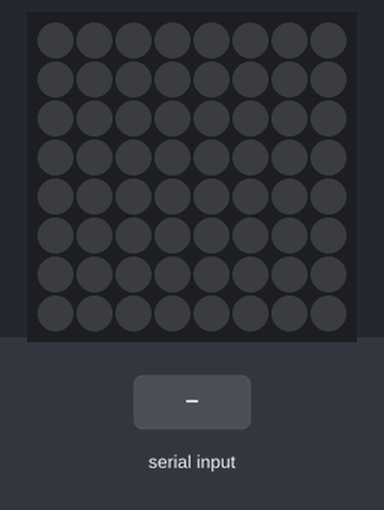
Bench run of a sketch on a simulated Arduino Uno, built with avr-gcc and run on an emulated ATmega328P. On the bench: 8×8 RGB LED matrix (first LED top left, wired row by row). The test bench sets the inputs (shaded band). Dim RGB values are drawn brighter than linear; what the sketch prints to the serial monitor is not drawn.

Above: at 1.2 s.
1.3 s: "1\n" received over Serial
At 1.55 s:
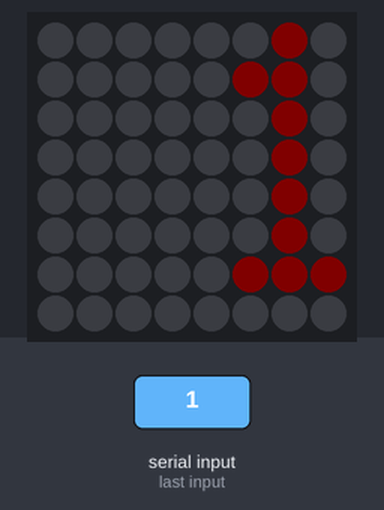
At 1.9 s:
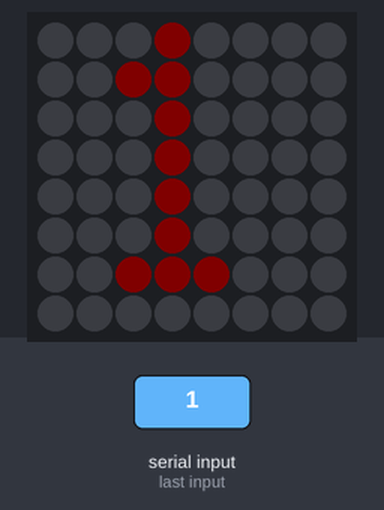
3.3 s: byte 10 ('\n') received over Serial
Timing chart, 0 to 6.3 s (numbered marks = the images above; inputs shaded):
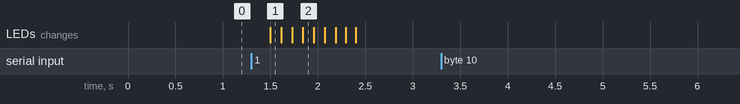

The sketch:

twitter_arduino.ino
```cpp
#include <Adafruit_GFX.h>
#include <Adafruit_NeoMatrix.h>
#include <Adafruit_NeoPixel.h>
#define PIN 6

#ifndef PSTR
 #define PSTR // Make Arduino Due happy
#endif

Adafruit_NeoMatrix matrix = Adafruit_NeoMatrix(8, 8, PIN,
NEO_MATRIX_TOP     + NEO_MATRIX_RIGHT +
NEO_MATRIX_COLUMNS + NEO_MATRIX_PROGRESSIVE,
NEO_GRB            + NEO_KHZ800);

const uint16_t colors = matrix.Color(255, 0, 0);
int x = matrix.width();
char inData[1200] = {};  // Allocate some space for the Bytes
byte index = 0;   // Index into array; where to store the Bytes
int tweetlong = 0; // Where to store the length of the tweet

void setup() {
      Serial.begin(115200);
        matrix.begin();
        matrix.setTextWrap(false);
        matrix.setBrightness(5);
        matrix.setTextColor(colors);
}

void loop() {
  Serial.write("ready \n");
      if (Serial.available() && tweetlong < 141) { //if serial is available
        char c = Serial.read(); // read the serial
        if(c != 0){ // if the byte is not nothing
          inData[index] = c; // get the read byte
          index ++; // increment through array to populate
          tweetlong = index; // get size of the array and set to tweetlong
            if(c == '\n'){
              inData[index] = 0; // set null terminate the string
            }
        }
     }
     display();
}


void display() {
     boolean finishedDisplay = x < -tweetlong * 6;
        if (finishedDisplay == false) {
            delay(100);
              matrix.fillScreen(0);
              matrix.setCursor(x, 0); //Where to start the string
              matrix.print(inData); //Print the string inData
                if(--x < -tweetlong * 6) { //Check to see when the string is done printing
                  matrix.setTextColor(colors); //Set the color of the text
                }
              matrix.show(); //display the text on the arduino screen
        } else if (finishedDisplay == true) {
          x = matrix.width(); // reset x to get fresh width
          index = 0; // reset index to get a new tweet
        }
}
```

Measured:
- after the input at 1.3 s, the LEDs: change after 0.20 s (image 1)
- after the input at 3.3 s, every drawn part: stays the same
